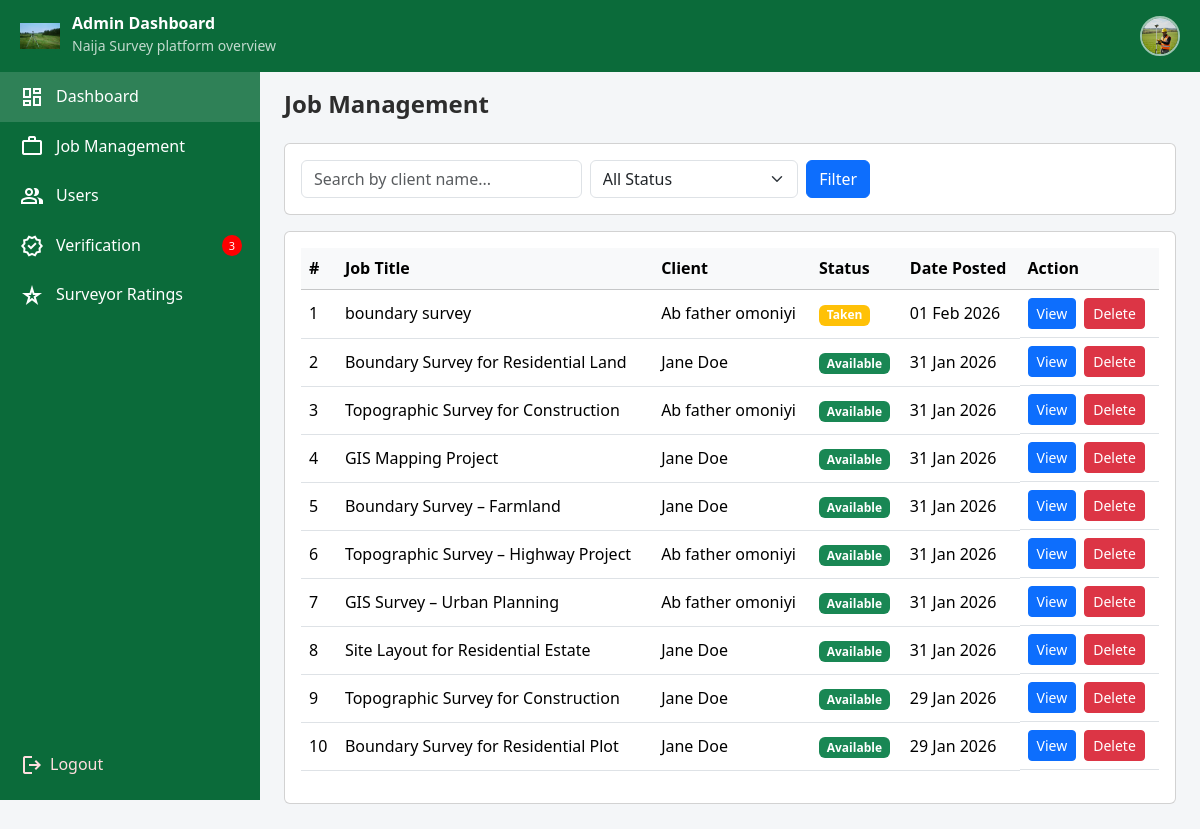
Screenshot of /Admin/job_management.php (signed in) with the database file from the repository.
### tables this page shows
CREATE TABLE IF NOT EXISTS `jobs` (
  `id` int NOT NULL AUTO_INCREMENT,
  `client_profile_id` int NOT NULL,
  `job_title` varchar(255) NOT NULL,
  `job_description` text NOT NULL,
  `proposed_budget` varchar(100) NOT NULL,
  `job_state` varchar(100) NOT NULL,
  `job_lga` varchar(100) NOT NULL,
  `job_address` text NOT NULL,
  `job_status` enum('available','taken','completed') NOT NULL DEFAULT 'available',
  `created_at` datetime NOT NULL DEFAULT CURRENT_TIMESTAMP,
  PRIMARY KEY (`id`),
  KEY `fk_jobs_client` (`client_profile_id`)
);

CREATE TABLE IF NOT EXISTS `clients_profile` (
  `id` int NOT NULL AUTO_INCREMENT,
  `account_id` int NOT NULL,
  `first_name` varchar(100) NOT NULL,
  `surname` varchar(100) NOT NULL,
  `other_names` varchar(100) DEFAULT NULL,
  `phone_number` varchar(20) NOT NULL,
  `whatsapp_number` varchar(20) NOT NULL,
  `bio` text NOT NULL,
  `state` varchar(100) NOT NULL,
  `lga` varchar(100) NOT NULL,
  `address` text NOT NULL,
  `profile_image` varchar(255) NOT NULL,
  `id_type` varchar(50) NOT NULL,
  `id_document` varchar(255) NOT NULL,
  `verification_status` enum('pending','verified','rejected') NOT NULL DEFAULT 'pending',
  `verified_at` datetime NOT NULL DEFAULT CURRENT_TIMESTAMP,
  `created_at` datetime NOT NULL DEFAULT CURRENT_TIMESTAMP,
  `updated_at` datetime NOT NULL DEFAULT CURRENT_TIMESTAMP ON UPDATE CURRENT_TIMESTAMP,
  PRIMARY KEY (`id`),
  KEY `fk_client_user` (`account_id`)
);

### Admin/job_management.php (the view, shortened to what this page needs)
<?php
require_once "../config/db-connect.php";
$search = isset($_GET['search']) ? trim($_GET['search']) : "";
$sql = "
    SELECT
        j.id,
        j.job_title,
        j.job_status,
        j.created_at,
        c.first_name,
        c.surname
    FROM jobs j
    JOIN clients_profile c ON j.client_profile_id = c.id
";
$params = [];
$sql .= " ORDER BY j.created_at DESC";
$stmt = $pdo->prepare($sql);
$stmt->execute($params);
$jobs = $stmt->fetchAll(PDO::FETCH_ASSOC);
?>
<!DOCTYPE html>
<html lang="en">
<head>
<link href="https://cdn.jsdelivr.net/npm/bootstrap@5.3.3/dist/css/bootstrap.min.css" rel="stylesheet">
<link rel="stylesheet" href="../assets/css/style.css">
</head>
<body>
<?php include "../components/nav.php"; ?>
<?php include "../components/admin-sidebar.php"; ?>
<div class="container-fluid px-4 main">
  <h4 class="fw-bold mb-4">Job Management</h4>
  <div class="card mb-3">
    <div class="card-body">
      <form method="get" class="row g-2 align-items-center">
        <div class="col-md-4">
          <input
            type="text"
            name="search"
            class="form-control"
            placeholder="Search by client name..."
            value="<?php echo htmlspecialchars($search); ?>"
          >
        </div>
        <div class="col-md-3">
          <select name="status" class="form-select">
            <option value="">All Status</option>
          </select>
        </div>
        <div class="col-md-auto">
          <button type="submit" class="btn btn-primary">
            Filter
          </button>
        </div>
      </form>
    </div>
  </div>
  <div class="card">
    <div class="card-body table-responsive">
      <table class="table table-hover align-middle">
        <thead class="table-light">
          <tr>
            <th>#</th>
            <th>Job Title</th>
            <th>Client</th>
            <th>Status</th>
            <th>Date Posted</th>
            <th>Action</th>
          </tr>
        </thead>
        <tbody>
          <?php if (empty($jobs)): ?>
            <tr>
              <td colspan="6" class="text-center text-muted">
                No jobs found
              </td>
            </tr>
          <?php else: ?>
            <?php foreach ($jobs as $index => $job): ?>
              <tr>
                <td><?php echo $index + 1; ?></td>
                <td><?php echo htmlspecialchars($job['job_title']); ?></td>
                <td><?php echo htmlspecialchars($job['first_name'] . ' ' . $job['surname']); ?></td>
                <td>
                  <span class="badge
                    <?php
                      echo match ($job['job_status']) {
                        'available' => 'bg-success',
                        'taken' => 'bg-warning',
                        'completed' => 'bg-secondary',
                        default => 'bg-dark'
                      };
                    ?>">
                    <?php echo ucfirst($job['job_status']); ?>
                  </span>
                </td>
                <td><?php echo date("d M Y", strtotime($job['created_at'])); ?></td>
               <td class="d-flex gap-2">
                  <a href="job_view.php?id=<?php echo $job['id']; ?>" class="btn btn-sm btn-primary">
                    View
                  </a>
                  <form
                    method="post"
                    action="processes/delete-job.php"
                    onsubmit="return confirm('Delete this job permanently?');"
                  >
                    <button type="submit" class="btn btn-sm btn-danger">
                      Delete
                    </button>
                  </form>
                </td>
              </tr>
            <?php endforeach; ?>
          <?php endif; ?>
        </tbody>
      </table>
    </div>
  </div>
</div>
</body>
</html>

### rows the page displays
jobs: job_title "boundary survey", client_profile.surname "Ab father omoniyi", job_status "Taken", created_at "01 Feb 2026"
jobs: job_title "Boundary Survey for Residential Land", client_profile.surname "Jane Doe", job_status "Available", created_at "31 Jan 2026"
jobs: job_title "Topographic Survey for Construction", client_profile.surname "Ab father omoniyi", job_status "Available", created_at "31 Jan 2026"
jobs: job_title "GIS Mapping Project", client_profile.surname "Jane Doe", job_status "Available", created_at "31 Jan 2026"
jobs: job_title "Boundary Survey – Farmland", client_profile.surname "Jane Doe", job_status "Available", created_at "31 Jan 2026"
jobs: job_title "Topographic Survey – Highway Project", client_profile.surname "Ab father omoniyi", job_status "Available", created_at "31 Jan 2026"
jobs: job_title "GIS Survey – Urban Planning", client_profile.surname "Ab father omoniyi", job_status "Available", created_at "31 Jan 2026"
jobs: job_title "Site Layout for Residential Estate", client_profile.surname "Jane Doe", job_status "Available", created_at "31 Jan 2026"
jobs: job_title "Topographic Survey for Construction", client_profile.surname "Jane Doe", job_status "Available", created_at "29 Jan 2026"
jobs: job_title "Boundary Survey for Residential Plot", client_profile.surname "Jane Doe", job_status "Available", created_at "29 Jan 2026"

### other values shown
$totalPendingVerifications "3"
